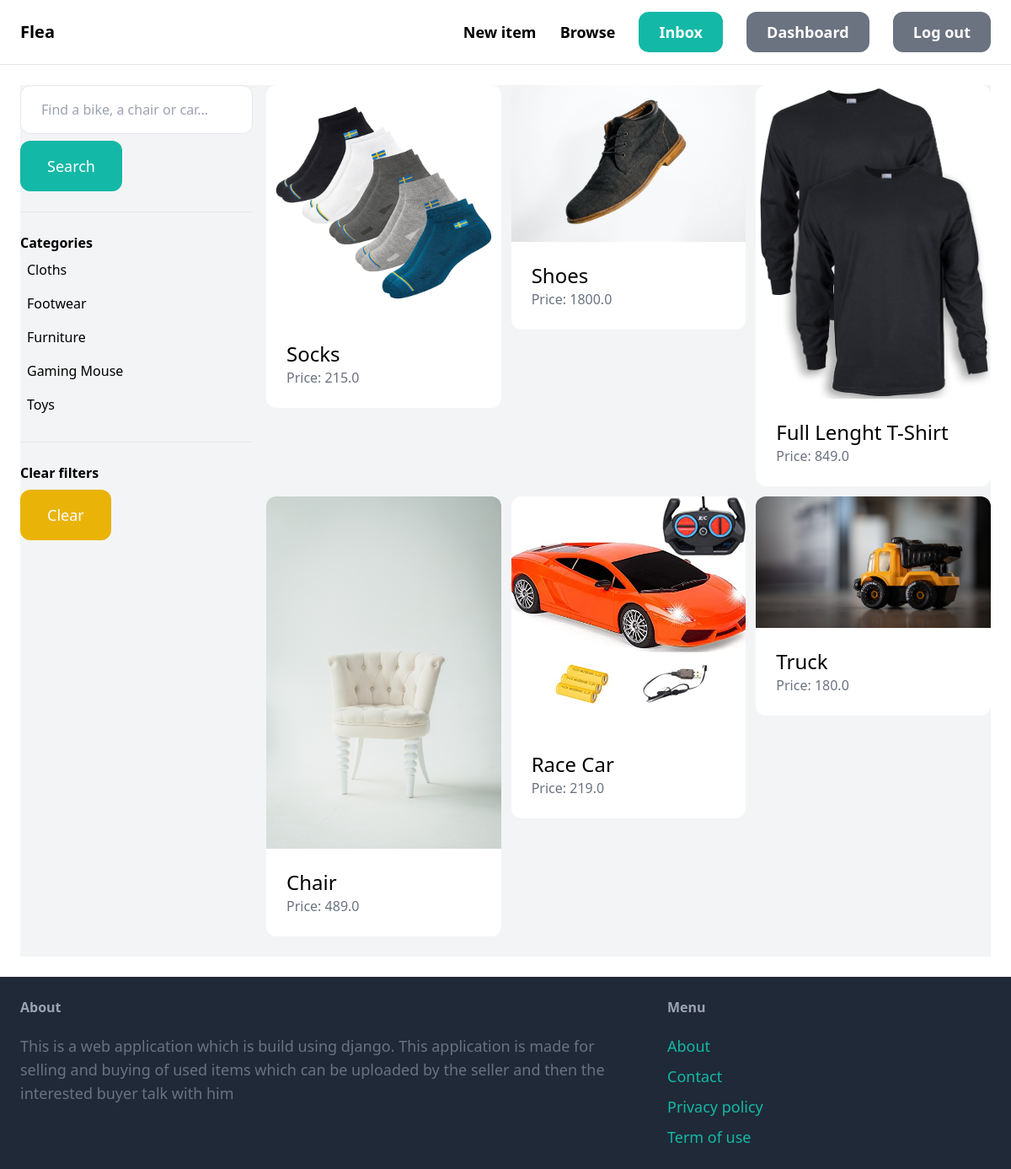
The page /items/ (signed in) on the database its author committed.
### item/models.py (models this page shows, shortened)
class Category(models.Model):
    name = models.CharField(max_length=255)
    class Meta:
        ordering = ('name',)
        verbose_name_plural = 'Categories'

class Item(models.Model):
    category = models.ForeignKey(Category, related_name='items', on_delete=models.CASCADE)
    name = models.CharField(max_length=255)
    description = models.TextField(blank=True, null=True)
    price = models.FloatField()
    image = models.ImageField(upload_to='item_images', blank=True, null=True)
    is_sold = models.BooleanField(default=False)
    created_by = models.ForeignKey(User, related_name='items', on_delete=models.CASCADE)
    created_at = models.DateTimeField(auto_now_add=True)

### item/views.py (the view)
# urls.py: path('', views.items, name='items'),
def items(request):
    query = request.GET.get('query', '')
    category_id = request.GET.get('category', 0)
    categories = Category.objects.all()
    items = Item.objects.filter(is_sold=False)
    if category_id:
        items = items.filter(category_id=category_id)
    if query:
        items = items.filter(Q(name__icontains=query) | Q(description__icontains=query))
    return render(request, 'item/items.html', {
        'items': items,
        'query': query,
        'categories': categories,
        'category_id': int(category_id)
    })

### item/templates/item/items.html (shortened to what this page needs)
{% extends 'core/base.html' %}
{% block content %}
    <div class="pb-6 grid grid-cols-4 gap-4 bg-gray-100">
        <div class="col-span-1">
            <form method="get" action="{% url 'item:items' %}">
                <input name="query" class="w-full py-4 px-6 border rounded-xl" type="text" value="{{ query }}" placeholder="Find a bike, a chair or car...">
                <button class="mt-2 py-4 px-8 text-lg bg-teal-500 text-white rounded-xl">Search</button>
            </form>
            <hr class="my-6">
            <p class="font-semibold">Categories</p>
            <ul>
                {% for category in categories %}
                    <li class="py-2 px-2 rounded-xl{% if category.id == category_id %} bg-gray-200{% endif %}">
                        <a href="{% url 'item:items' %}?query={{ query }}&category={{ category.id }}">{{ category.name }}</a>
                    </li>
                {% endfor %}
            </ul>
            <hr class="my-6">
            <p class="font-semibold">Clear filters</p>
            <ul>
                <li><a href="{% url 'item:items' %}" class="mt-2 py-4 px-8 inline-block bg-yellow-500 text-lg rounded-xl text-white">Clear</a>
        </div>
        <div class="col-span-3">
            <div class="grid grid-cols-3 gap-3">
                {% for item in items %}
                    <div>
                        <a href="{% url 'item:detail' item.id %}">
                            <div>
                                <img src="{{ item.image.url }}" class="rounded-t-xl">
                            </div>
                            <div class="p-6 bg-white rounded-b-xl">
                                <h2 class="text-2xl">{{ item.name }}</h2>
                                <p class="text-gray-500">Price: {{ item.price }}</p>
                            </div>
                        </a>
                    </div>
                {% endfor %}
            </div>
        </div>
    </div>
{% endblock %}

### rows shown on the page
Category: name "Cloths"
Category: name "Footwear"
Category: name "Furniture"
Category: name "Gaming Mouse"
Category: name "Toys"
Item: image (picture), name "Socks", price "215.0"
Item: image (picture), name "Shoes", price "1800.0"
Item: image (picture), name "Full Lenght T-Shirt", price "849.0"
Item: image (picture), name "Chair", price "489.0"
Item: image (picture), name "Race Car", price "219.0"
Item: image (picture), name "Truck", price "180.0"
